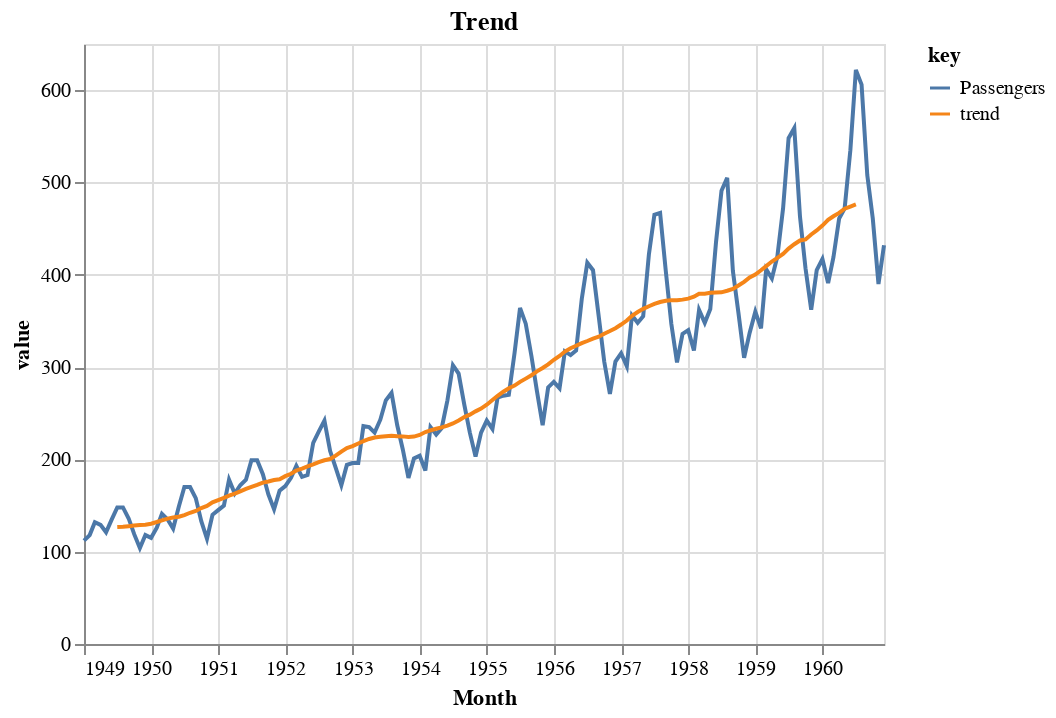

The notebook cell this image was saved under:
### Code cell
alt.Chart(df).transform_fold(
    ['Passengers','trend']
).mark_line().encode(
    x='Month:T',
    y='value:Q',
    color='key:N'
).properties(title='Trend')

### Figure 1 — Vega-Lite specification as saved in the notebook (floating-point values rounded to 4 significant figures; data arrays with more than 128 entries replaced by an {"elided": "..."} marker saying what was removed)
{"config": {"view": {"continuousWidth": 400, "continuousHeight": 300}}, "data": {"name": "data-f8674968225b2d2d369212645bc9baff"}, "mark": "line", "encoding": {"color": {"type": "nominal", "field": "key"}, "x": {"type": "temporal", "field": "Month"}, "y": {"type": "quantitative", "field": "value"}}, "title": "Trend", "transform": [{"fold": ["Passengers", "trend"]}], "$schema": "https://vega.github.io/schema/vega-lite/v4.8.1.json", "datasets": {"data-f8674968225b2d2d369212645bc9baff": {"elided": "144 records"}}}
